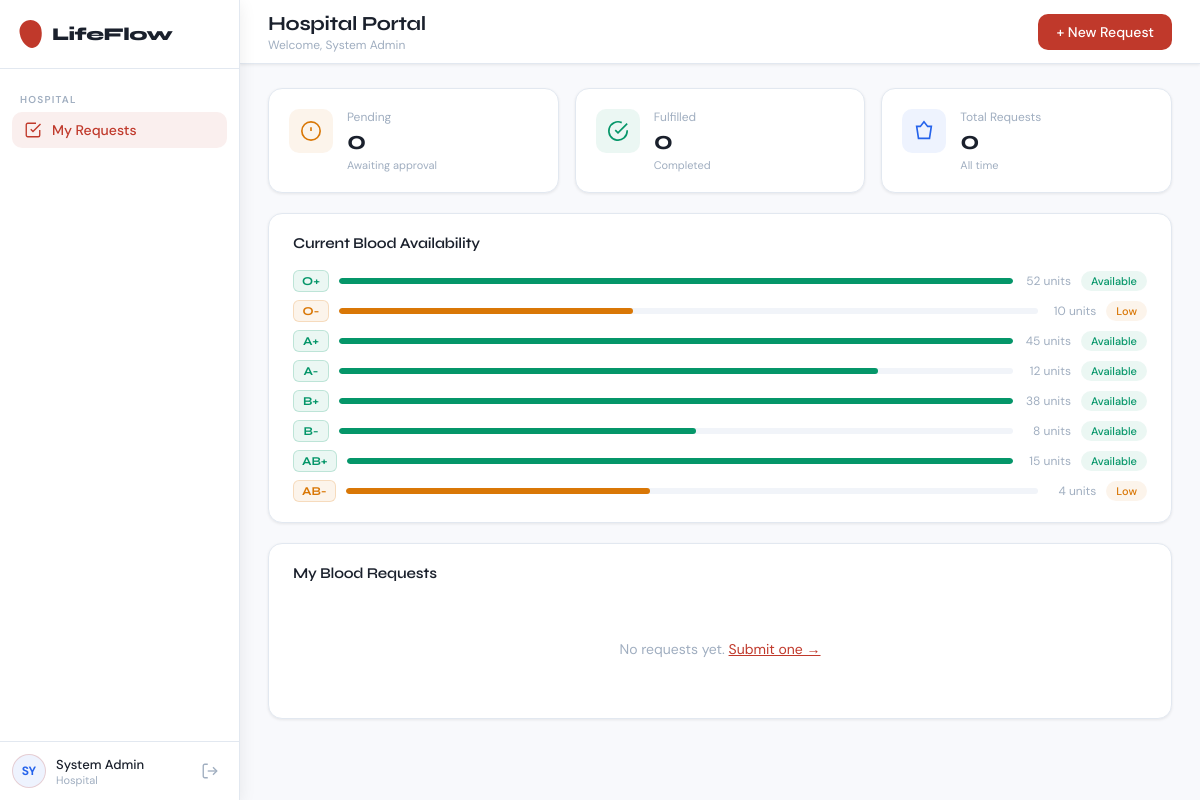
The app's page /pages/hospital_portal.php (signed in) with its own data.
### tables this page shows
CREATE TABLE blood_inventory (
  id             INT AUTO_INCREMENT PRIMARY KEY,
  blood_group    ENUM('A+','A-','B+','B-','AB+','AB-','O+','O-') NOT NULL UNIQUE,
  units          INT NOT NULL DEFAULT 0,
  critical_level INT NOT NULL DEFAULT 5,
  updated_at     TIMESTAMP NOT NULL DEFAULT CURRENT_TIMESTAMP ON UPDATE CURRENT_TIMESTAMP
);

### classes/Auth.php (called while the page is built, shortened)
<?php
class Auth {
    public static function currentUser(): array {
        return [
            'id'   => $_SESSION['user_id']   ?? null,
            'name' => $_SESSION['user_name'] ?? 'Guest',
            'role' => $_SESSION['user_role'] ?? '',
        ];
    }
}
?>

### pages/hospital_portal.php (the view, shortened to what this page needs)
<?php
require_once '../classes/Auth.php';
$user = Auth::currentUser();
$db   = Database::getInstance();
$myReqs = $db->prepare("SELECT * FROM blood_requests WHERE hospital_id=? ORDER BY requested_at DESC");
$myReqs->execute([$user['id']]);
$requests = $myReqs->fetchAll();
$pending   = array_filter($requests, fn($r) => $r['status']==='pending');
$fulfilled = array_filter($requests, fn($r) => $r['status']==='fulfilled');
$inventory = $db->query("SELECT blood_group, units, critical_level FROM blood_inventory ORDER BY FIELD(blood_group,'O+','O-','A+','A-','B+','B-','AB+','AB-')")->fetchAll();
?>
<!DOCTYPE html>
<html lang="en">
<head>
<link rel="stylesheet" href="../assets/css/dashboard.css">
</head>
<body>
<aside class="sidebar" id="sidebar">
  <a href="/bloodbank/public/home.php" class="sidebar-logo" style="text-decoration:none"><span class="logo-drop"></span><span class="logo-text">LifeFlow</span></a>
  <nav class="sidebar-nav">
    <span class="nav-section">Hospital</span>
    <a href="hospital_portal.php" class="nav-item active">
      <svg width="18" height="18" viewBox="0 0 24 24" fill="none" stroke="currentColor" stroke-width="1.8"><path d="M9 11l3 3L22 4"/><path d="M21 12v7a2 2 0 0 1-2 2H5a2 2 0 0 1-2-2V5a2 2 0 0 1 2-2h11"/></svg>
      <span>My Requests</span>
    </a>
  </nav>
  <div class="sidebar-footer">
    <div class="user-pill">
      <div class="user-avatar" style="background:var(--blue-soft);color:var(--blue)"><?= strtoupper(substr($user['name'],0,2)) ?></div>
      <div class="user-info"><span class="user-name"><?= htmlspecialchars($user['name']) ?></span><span class="user-role">Hospital</span></div>
    </div>
    <a href="/bloodbank/logout.php" class="logout-btn" title="Logout"><svg width="18" height="18" viewBox="0 0 24 24" fill="none" stroke="currentColor" stroke-width="1.8"><path d="M9 21H5a2 2 0 0 1-2-2V5a2 2 0 0 1 2-2h4"/><polyline points="16 17 21 12 16 7"/><line x1="21" y1="12" x2="9" y2="12"/></svg></a>
  </div>
</aside>
<div class="main-wrap">
  <header class="topbar">
    <div class="topbar-left">
      <div><h1 class="page-title">Hospital Portal</h1><p class="page-sub">Welcome, <?= htmlspecialchars($user['name']) ?></p></div>
    </div>
    <div class="topbar-right"><button class="btn-add" onclick="openModal('addModal')">+ New Request</button></div>
  </header>
  <div class="content">
    <div class="stats-grid" style="grid-template-columns:repeat(3,minmax(0,1fr))">
      <div class="stat-card"><div class="stat-icon icon-amber"><svg width="22" height="22" viewBox="0 0 24 24" fill="none" stroke="currentColor" stroke-width="1.8"><circle cx="12" cy="12" r="10"/><line x1="12" y1="8" x2="12" y2="12"/><line x1="12" y1="16" x2="12.01" y2="16"/></svg></div><div class="stat-body"><span class="stat-label">Pending</span><span class="stat-value"><?= count($pending) ?></span><span class="stat-sub">Awaiting approval</span></div></div>
      <div class="stat-card"><div class="stat-icon icon-green"><svg width="22" height="22" viewBox="0 0 24 24" fill="none" stroke="currentColor" stroke-width="1.8"><path d="M22 11.08V12a10 10 0 1 1-5.93-9.14"/><polyline points="22 4 12 14.01 9 11.01"/></svg></div><div class="stat-body"><span class="stat-label">Fulfilled</span><span class="stat-value"><?= count($fulfilled) ?></span><span class="stat-sub">Completed</span></div></div>
      <div class="stat-card"><div class="stat-icon icon-blue"><svg width="22" height="22" viewBox="0 0 24 24" fill="none" stroke="currentColor" stroke-width="1.8"><path d="M12 2L8 7H4l2 13h12L20 7h-4L12 2z"/></svg></div><div class="stat-body"><span class="stat-label">Total Requests</span><span class="stat-value"><?= count($requests) ?></span><span class="stat-sub">All time</span></div></div>
    </div>
    <div class="card">
      <div class="card-header"><h3>Current Blood Availability</h3></div>
      <div class="inventory-legend">
        <?php foreach($inventory as $inv):
          $pct = min(100, ($inv['units'] / max(1, $inv['critical_level']*3)) * 100);
          $cls = $inv['units'] <= $inv['critical_level'] ? 'crit' : ($inv['units'] <= $inv['critical_level']*1.5 ? 'warn' : 'ok');
        ?>
        <div class="inv-item">
          <span class="blood-badge <?= $cls ?>"><?= $inv['blood_group'] ?></span>
          <div class="inv-bar-wrap"><div class="inv-bar <?= $cls ?>" style="width:<?= round($pct) ?>%"></div></div>
          <span class="inv-units"><?= $inv['units'] ?> units</span>
          <span class="status-badge <?= $cls==='ok'?'fulfilled':($cls==='warn'?'pending':'rejected') ?>"><?= $cls==='ok'?'Available':($cls==='warn'?'Low':'Critical') ?></span>
        </div>
        <?php endforeach; ?>
      </div>
    </div>
    <div class="card">
      <div class="card-header"><h3>My Blood Requests</h3></div>
      <?php if(empty($requests)): ?>
      <div class="empty-state">No requests yet. <button class="link-btn" onclick="openModal('addModal')">Submit one →</button></div>
      <?php endif; ?>
    </div>
  </div>
</div>
</body></html>

### records on screen
blood_inventory: blood_group "O+", units "52", critical_level "Available"
blood_inventory: blood_group "O-", critical_level 8 (drawn), units "10"
blood_inventory: blood_group "A+", units "45", critical_level "Available"
blood_inventory: blood_group "A-", critical_level 5 (drawn), units "12"
blood_inventory: blood_group "B+", units "38", critical_level "Available"
blood_inventory: blood_group "B-", critical_level 5 (drawn), units "8"
blood_inventory: blood_group "AB+", critical_level 5 (drawn), units "15"
blood_inventory: blood_group "AB-", critical_level 3 (drawn), units "4"

### other values on screen
substr($user['name'],0,2) "SY"
$user['name'] "System Admin"
count($pending) "0"
count($fulfilled) "0"
count($requests) "0"
